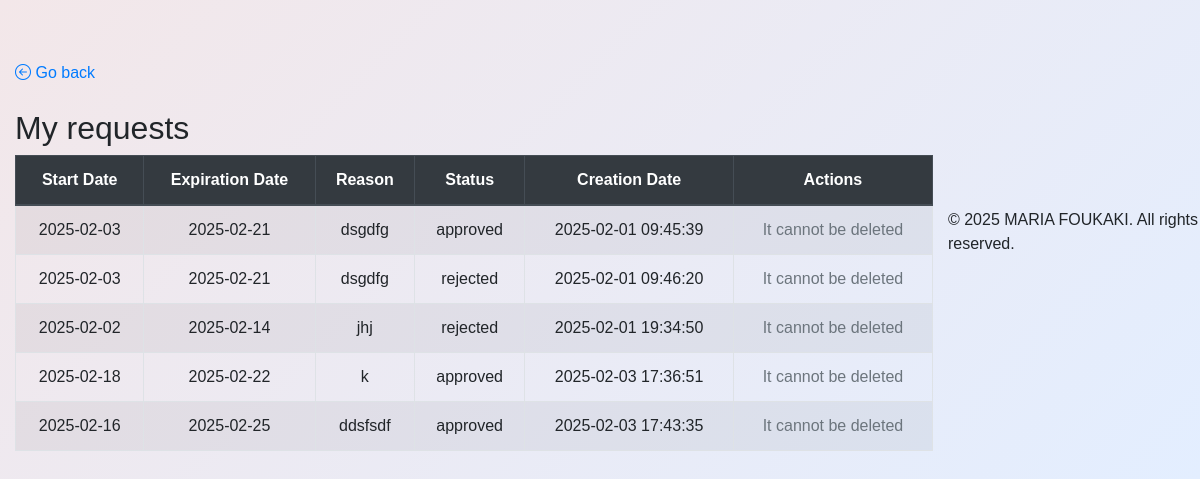
The page /my_requests.php (signed in) on the database its author committed.
### tables this page shows
CREATE TABLE `vacation_requests` (
  `id` int(11) NOT NULL,
  `user_id` int(11) NOT NULL,
  `start_date` date NOT NULL,
  `end_date` date NOT NULL,
  `reason` text NOT NULL,
  `status` enum('pending','approved','rejected') DEFAULT 'pending',
  `created_at` timestamp NOT NULL DEFAULT current_timestamp()
);

### my_requests.php (the view, shortened to what this page needs)
<?php
require_once "db.php";
$user_id = $_SESSION['user']['id'];
$stmt = $pdo->prepare("SELECT * FROM vacation_requests WHERE user_id = ?");
$stmt->execute([$user_id]);
$requests = $stmt->fetchAll(PDO::FETCH_ASSOC);
?>
<!DOCTYPE html>
<html lang="el">
<head>
    <link href="https://stackpath.bootstrapcdn.com/bootstrap/4.5.2/css/bootstrap.min.css" rel="stylesheet">
    <link href="https://cdnjs.cloudflare.com/ajax/libs/bootstrap-icons/1.10.0/font/bootstrap-icons.min.css" rel="stylesheet">
    <link rel="stylesheet" href="style.css">
</head>
<body>
    <div class="container mt-5">
        <a href="dashboard.php" class="back-link">
                <i class="bi bi-arrow-left-circle"></i> Go back
        </a>
        <br><br>
        <h2>My requests</h2>
        <table class="table table-striped table-bordered">
            <thead class="thead-dark">
                <tr>
                    <th>Start Date</th>
                    <th>Expiration Date</th>
                    <th>Reason</th>
                    <th>Status</th>
                    <th>Creation Date</th>
                    <th>Actions</th>
                </tr>
            </thead>
            <tbody>
                <?php foreach ($requests as $request): ?>
                    <tr>
                        <td><?= htmlspecialchars($request['start_date']); ?></td>
                        <td><?= htmlspecialchars($request['end_date']); ?></td>
                        <td><?= htmlspecialchars($request['reason']); ?></td>
                        <td><?= htmlspecialchars($request['status']); ?></td>
                        <td><?= htmlspecialchars($request['created_at']); ?></td>
                        <td>
                            <?php if ($request['status'] === 'pending'): ?>
                                <button class="btn btn-sm btn-danger d-block w-100" data-toggle="modal" data-target="#confirmDeleteModal" data-id="<?= $request['id']; ?>">
                                    <i class="bi bi-trash"></i> Delete
                                </button>
                            <?php else: ?>
                                <span class="text-muted">It cannot be deleted</span>
                            <?php endif; ?>
                        </td>
                    </tr>
                <?php endforeach; ?>
            </tbody>
        </table>
    </div>
    <?php
        require_once "footer.php";
    ?>
</body>
</html>

### style.css (style rules this page uses)
.back-link { text-decoration: none; font-size: 16px; color: #007bff; transition: color 0.3s; }
body { background: linear-gradient(135deg, #f3e7e9, #e3eeff); min-height: 60vh; display: flex; justify-content: center; align-items: center; font-family: Arial, sans-serif; }
.container { margin-top: 50px; }
table th, table td { text-align: center; }

### rows shown on the page
vacation_requests: start_date "2025-02-03", end_date "2025-02-21", reason "dsgdfg", status "approved", created_at "2025-02-01 09:45:39", shows "It cannot be deleted"
vacation_requests: start_date "2025-02-03", end_date "2025-02-21", reason "dsgdfg", status "rejected", created_at "2025-02-01 09:46:20", shows "It cannot be deleted"
vacation_requests: start_date "2025-02-02", end_date "2025-02-14", reason "jhj", status "rejected", created_at "2025-02-01 19:34:50", shows "It cannot be deleted"
vacation_requests: start_date "2025-02-18", end_date "2025-02-22", reason "k", status "approved", created_at "2025-02-03 17:36:51", shows "It cannot be deleted"
vacation_requests: start_date "2025-02-16", end_date "2025-02-25", reason "ddsfsdf", status "approved", created_at "2025-02-03 17:43:35", shows "It cannot be deleted"
